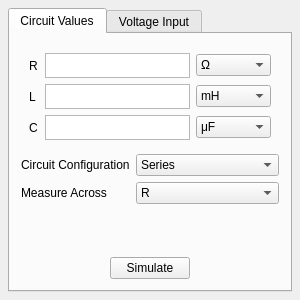
<?xml version="1.0" encoding="UTF-8"?>
<ui version="4.0">
 <class>CircuitOptions</class>
 <widget class="QWidget" name="CircuitOptions">
  <property name="geometry">
   <rect>
    <x>0</x>
    <y>0</y>
    <width>300</width>
    <height>300</height>
   </rect>
  </property>
  <property name="minimumSize">
   <size>
    <width>300</width>
    <height>300</height>
   </size>
  </property>
  <property name="windowTitle">
   <string>CircuitOptions</string>
  </property>
  <layout class="QVBoxLayout" name="verticalLayout">
   <property name="leftMargin">
    <number>8</number>
   </property>
   <property name="topMargin">
    <number>8</number>
   </property>
   <property name="rightMargin">
    <number>8</number>
   </property>
   <property name="bottomMargin">
    <number>8</number>
   </property>
   <item>
    <widget class="QTabWidget" name="tabWidget">
     <property name="minimumSize">
      <size>
       <width>70</width>
       <height>0</height>
      </size>
     </property>
     <property name="currentIndex">
      <number>0</number>
     </property>
     <widget class="QWidget" name="tab">
      <attribute name="title">
       <string>Circuit Values</string>
      </attribute>
      <layout class="QVBoxLayout" name="verticalLayout_2">
       <item>
        <layout class="QGridLayout" name="gridLayout">
         <property name="leftMargin">
          <number>8</number>
         </property>
         <property name="topMargin">
          <number>8</number>
         </property>
         <property name="rightMargin">
          <number>8</number>
         </property>
         <property name="bottomMargin">
          <number>8</number>
         </property>
         <item row="0" column="0">
          <widget class="QLabel" name="resistorLabel">
           <property name="minimumSize">
            <size>
             <width>10</width>
             <height>0</height>
            </size>
           </property>
           <property name="text">
            <string>R</string>
           </property>
          </widget>
         </item>
         <item row="0" column="1">
          <widget class="QTextEdit" name="resistorText">
           <property name="minimumSize">
            <size>
             <width>100</width>
             <height>25</height>
            </size>
           </property>
           <property name="maximumSize">
            <size>
             <width>16777215</width>
             <height>25</height>
            </size>
           </property>
          </widget>
         </item>
         <item row="0" column="2">
          <widget class="QComboBox" name="resistorScale">
           <property name="minimumSize">
            <size>
             <width>75</width>
             <height>0</height>
            </size>
           </property>
           <item>
            <property name="text">
             <string>Ω</string>
            </property>
           </item>
           <item>
            <property name="text">
             <string>kΩ</string>
            </property>
           </item>
           <item>
            <property name="text">
             <string>MΩ</string>
            </property>
           </item>
          </widget>
         </item>
         <item row="1" column="0">
          <widget class="QLabel" name="inductorLabel">
           <property name="minimumSize">
            <size>
             <width>10</width>
             <height>0</height>
            </size>
           </property>
           <property name="text">
            <string>L</string>
           </property>
          </widget>
         </item>
         <item row="2" column="0">
          <widget class="QLabel" name="capacitorLabel">
           <property name="minimumSize">
            <size>
             <width>10</width>
             <height>0</height>
            </size>
           </property>
           <property name="text">
            <string>C</string>
           </property>
          </widget>
         </item>
         <item row="1" column="1">
          <widget class="QTextEdit" name="inductorText">
           <property name="minimumSize">
            <size>
             <width>100</width>
             <height>25</height>
            </size>
           </property>
           <property name="maximumSize">
            <size>
             <width>16777215</width>
             <height>25</height>
            </size>
           </property>
          </widget>
         </item>
         <item row="2" column="1">
          <widget class="QTextEdit" name="capacitorText">
           <property name="minimumSize">
            <size>
             <width>100</width>
             <height>25</height>
            </size>
           </property>
           <property name="maximumSize">
            <size>
             <width>16777215</width>
             <height>25</height>
            </size>
           </property>
          </widget>
         </item>
         <item row="1" column="2">
          <widget class="QComboBox" name="inductorScale">
           <property name="minimumSize">
            <size>
             <width>75</width>
             <height>0</height>
            </size>
           </property>
           <item>
            <property name="text">
             <string>mH</string>
            </property>
           </item>
           <item>
            <property name="text">
             <string>H</string>
            </property>
           </item>
           <item>
            <property name="text">
             <string>kH</string>
            </property>
           </item>
          </widget>
         </item>
         <item row="2" column="2">
          <widget class="QComboBox" name="capacitorScale">
           <property name="minimumSize">
            <size>
             <width>75</width>
             <height>0</height>
            </size>
           </property>
           <property name="currentIndex">
            <number>1</number>
           </property>
           <item>
            <property name="text">
             <string>nF</string>
            </property>
           </item>
           <item>
            <property name="text">
             <string>μF</string>
            </property>
           </item>
           <item>
            <property name="text">
             <string>mF</string>
            </property>
           </item>
           <item>
            <property name="text">
             <string>F</string>
            </property>
           </item>
          </widget>
         </item>
        </layout>
       </item>
       <item>
        <layout class="QFormLayout" name="formLayout">
         <item row="0" column="0">
          <widget class="QLabel" name="circuitConfigLabel">
           <property name="minimumSize">
            <size>
             <width>98</width>
             <height>20</height>
            </size>
           </property>
           <property name="text">
            <string>Circuit Configuration</string>
           </property>
          </widget>
         </item>
         <item row="0" column="1">
          <widget class="QComboBox" name="circuitConfigSelection">
           <property name="minimumSize">
            <size>
             <width>100</width>
             <height>0</height>
            </size>
           </property>
           <item>
            <property name="text">
             <string>Series</string>
            </property>
           </item>
           <item>
            <property name="text">
             <string>Parallel</string>
            </property>
           </item>
          </widget>
         </item>
         <item row="1" column="0">
          <widget class="QLabel" name="measureAcrossLabel">
           <property name="minimumSize">
            <size>
             <width>76</width>
             <height>20</height>
            </size>
           </property>
           <property name="text">
            <string>Measure Across</string>
           </property>
          </widget>
         </item>
         <item row="1" column="1">
          <widget class="QComboBox" name="measureAcrossSelection">
           <property name="minimumSize">
            <size>
             <width>100</width>
             <height>0</height>
            </size>
           </property>
           <item>
            <property name="text">
             <string>R</string>
            </property>
           </item>
           <item>
            <property name="text">
             <string>L</string>
            </property>
           </item>
           <item>
            <property name="text">
             <string>C</string>
            </property>
           </item>
          </widget>
         </item>
        </layout>
       </item>
       <item alignment="Qt::AlignHCenter">
        <widget class="QPushButton" name="simulateButton">
         <property name="text">
          <string>Simulate</string>
         </property>
        </widget>
       </item>
      </layout>
     </widget>
     <widget class="QWidget" name="tab_2">
      <attribute name="title">
       <string>Voltage Input</string>
      </attribute>
      <layout class="QVBoxLayout" name="verticalLayout_3">
       <item>
        <layout class="QGridLayout" name="gridLayout_2">
         <item row="1" column="0">
          <widget class="QLabel" name="frequencyLabel">
           <property name="text">
            <string>Frequency</string>
           </property>
          </widget>
         </item>
         <item row="2" column="0">
          <widget class="QLabel" name="phaseLabel">
           <property name="text">
            <string>Phase</string>
           </property>
          </widget>
         </item>
         <item row="2" column="2">
          <widget class="QComboBox" name="phaseUnits">
           <property name="minimumSize">
            <size>
             <width>75</width>
             <height>0</height>
            </size>
           </property>
           <property name="currentIndex">
            <number>1</number>
           </property>
           <item>
            <property name="text">
             <string>radians</string>
            </property>
           </item>
           <item>
            <property name="text">
             <string>degrees</string>
            </property>
           </item>
          </widget>
         </item>
         <item row="1" column="2">
          <widget class="QComboBox" name="frequencyScale">
           <property name="minimumSize">
            <size>
             <width>75</width>
             <height>0</height>
            </size>
           </property>
           <property name="currentIndex">
            <number>0</number>
           </property>
           <item>
            <property name="text">
             <string>Hz</string>
            </property>
           </item>
           <item>
            <property name="text">
             <string>kHz</string>
            </property>
           </item>
           <item>
            <property name="text">
             <string>MHz</string>
            </property>
           </item>
           <item>
            <property name="text">
             <string>rad/s</string>
            </property>
           </item>
           <item>
            <property name="text">
             <string>k rad/s</string>
            </property>
           </item>
           <item>
            <property name="text">
             <string>M rad/s</string>
            </property>
           </item>
          </widget>
         </item>
         <item row="0" column="0">
          <widget class="QLabel" name="voltageLabel">
           <property name="text">
            <string>Voltage</string>
           </property>
          </widget>
         </item>
         <item row="0" column="1">
          <widget class="QTextEdit" name="voltageText">
           <property name="minimumSize">
            <size>
             <width>100</width>
             <height>25</height>
            </size>
           </property>
           <property name="maximumSize">
            <size>
             <width>16777215</width>
             <height>25</height>
            </size>
           </property>
          </widget>
         </item>
         <item row="1" column="1">
          <widget class="QTextEdit" name="frequencyText">
           <property name="minimumSize">
            <size>
             <width>100</width>
             <height>25</height>
            </size>
           </property>
           <property name="maximumSize">
            <size>
             <width>16777215</width>
             <height>25</height>
            </size>
           </property>
          </widget>
         </item>
         <item row="0" column="2">
          <widget class="QComboBox" name="voltageScale">
           <property name="minimumSize">
            <size>
             <width>75</width>
             <height>0</height>
            </size>
           </property>
           <property name="currentIndex">
            <number>1</number>
           </property>
           <item>
            <property name="text">
             <string>mV</string>
            </property>
           </item>
           <item>
            <property name="text">
             <string>V</string>
            </property>
           </item>
           <item>
            <property name="text">
             <string>Vpp</string>
            </property>
           </item>
          </widget>
         </item>
         <item row="2" column="1">
          <widget class="QTextEdit" name="phaseText">
           <property name="minimumSize">
            <size>
             <width>100</width>
             <height>25</height>
            </size>
           </property>
           <property name="maximumSize">
            <size>
             <width>16777215</width>
             <height>25</height>
            </size>
           </property>
          </widget>
         </item>
         <item row="3" column="0">
          <widget class="QLabel" name="offsetLabel">
           <property name="text">
            <string>Offset</string>
           </property>
          </widget>
         </item>
         <item row="3" column="1">
          <widget class="QTextEdit" name="offsetText">
           <property name="minimumSize">
            <size>
             <width>100</width>
             <height>25</height>
            </size>
           </property>
           <property name="maximumSize">
            <size>
             <width>16777215</width>
             <height>25</height>
            </size>
           </property>
          </widget>
         </item>
        </layout>
       </item>
       <item>
        <layout class="QFormLayout" name="formLayout_2">
         <item row="0" column="0">
          <widget class="QLabel" name="signalTypeLabel">
           <property name="minimumSize">
            <size>
             <width>55</width>
             <height>20</height>
            </size>
           </property>
           <property name="text">
            <string>Signal Type</string>
           </property>
          </widget>
         </item>
         <item row="0" column="1">
          <widget class="QComboBox" name="signalTypeSelection">
           <property name="minimumSize">
            <size>
             <width>100</width>
             <height>0</height>
            </size>
           </property>
           <item>
            <property name="text">
             <string>Sinusoidal</string>
            </property>
           </item>
           <item>
            <property name="text">
             <string>Square</string>
            </property>
           </item>
          </widget>
         </item>
        </layout>
       </item>
      </layout>
     </widget>
    </widget>
   </item>
  </layout>
 </widget>
 <layoutdefault spacing="6" margin="11"/>
 <resources/>
 <connections/>
</ui>
